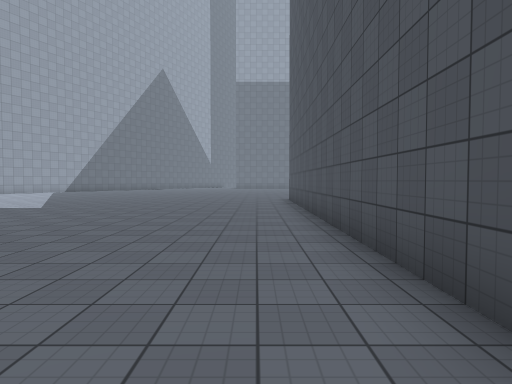
View 1 (above)

24 first-person views from a walk through a Unity game level. The camera is 1.5 m above the floor, tilts 2° down and sees 75° across. The floor is counted in squares, 2 m on a side. Each view is taken from the middle of a square. On the plan, view 1 faces up. The plan holds only what a view shows up to about 11 squares ahead; the rest is blank. The place goes on beyond the plan. The player character is not drawn. Some animated figures are not drawn. Surface patterns are stand-ins for the level's own textures.

View 2
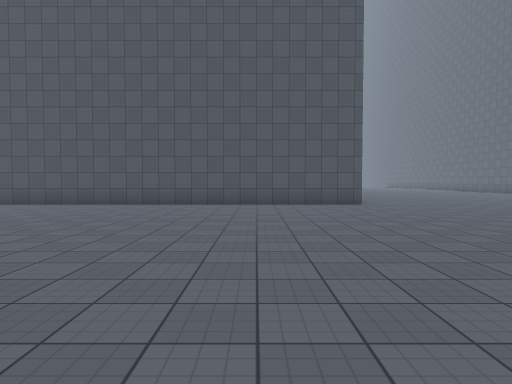

View 3
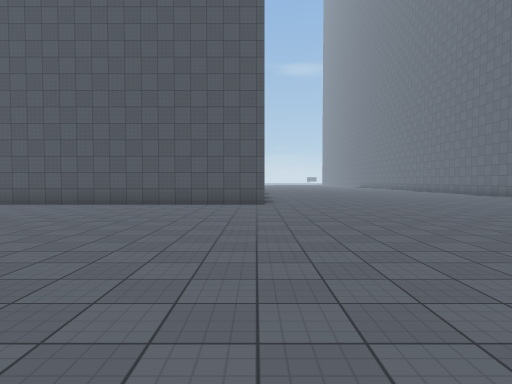

View 4
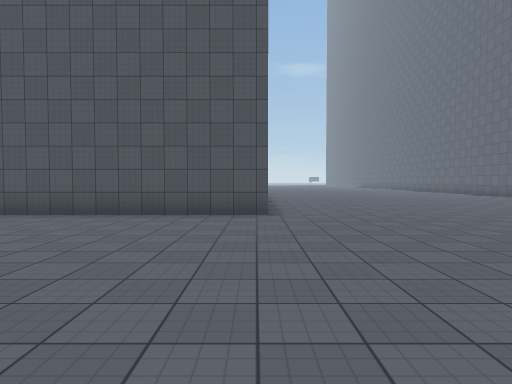

View 5
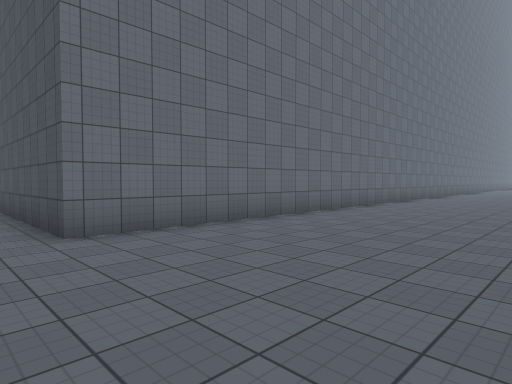

View 6
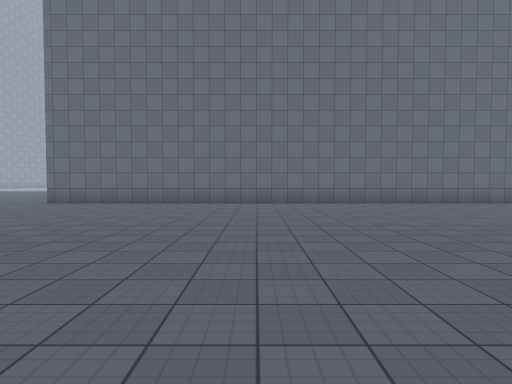

View 7
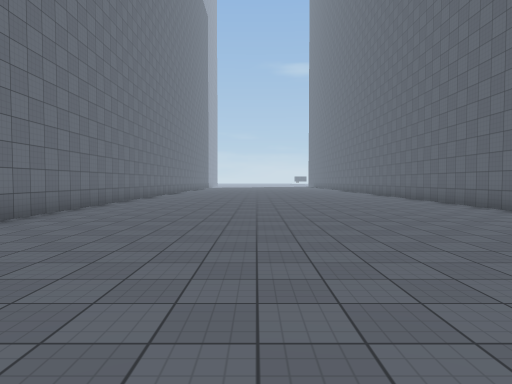

View 8
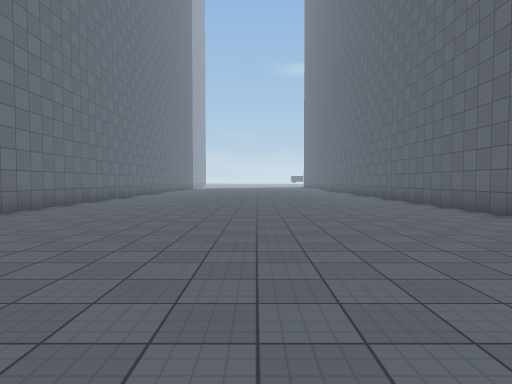

View 9
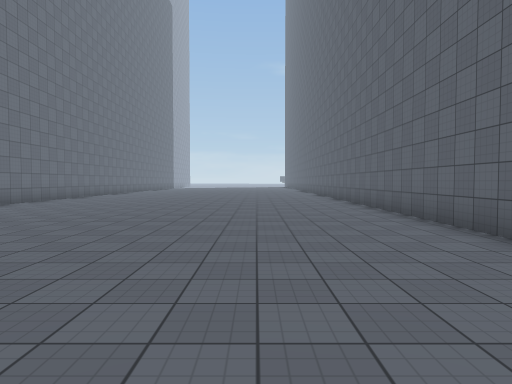

View 10
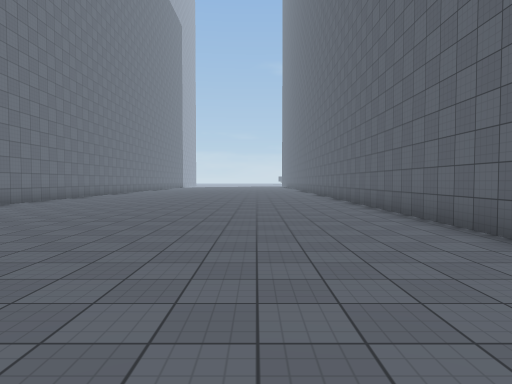

View 11
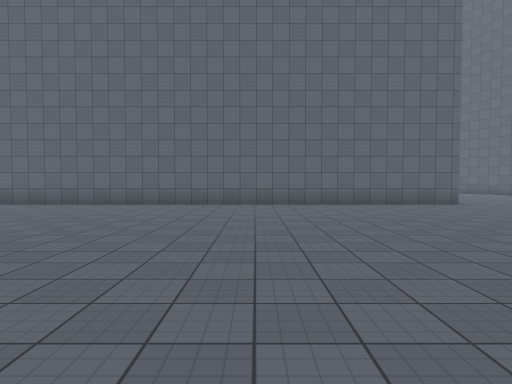

View 12
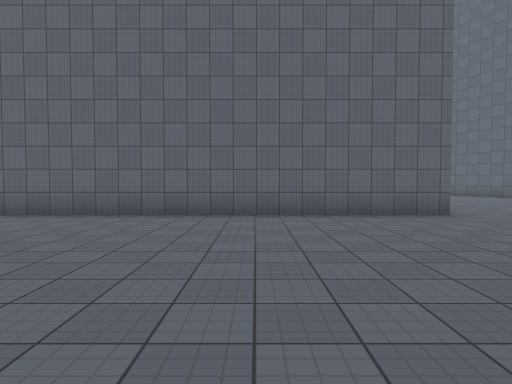

View 13
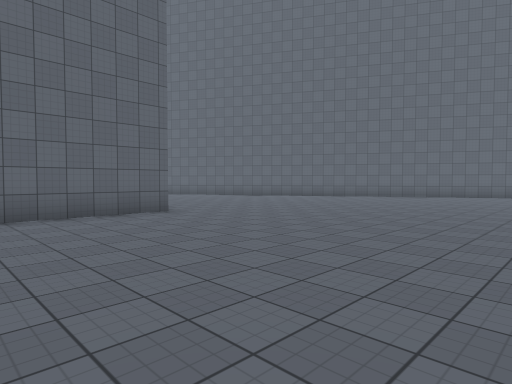

View 14
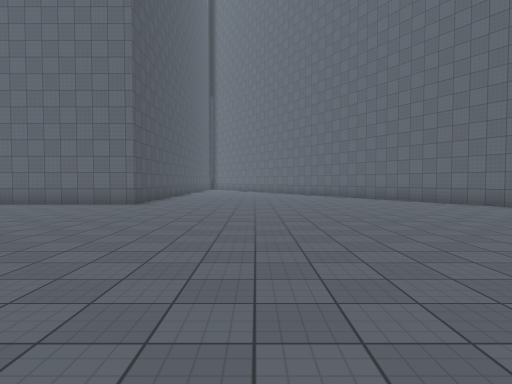

View 15
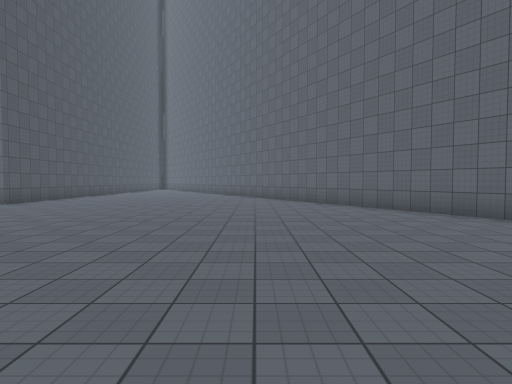

View 16
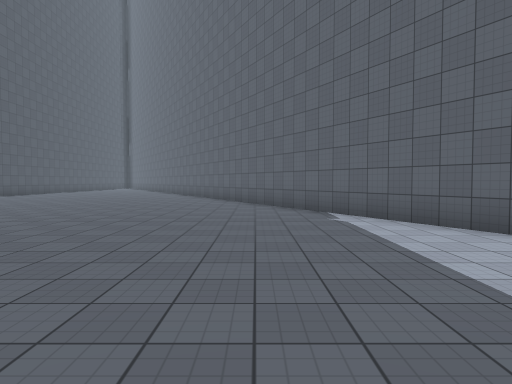

View 17
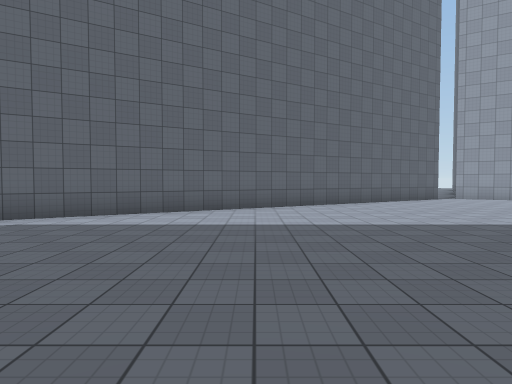

View 18
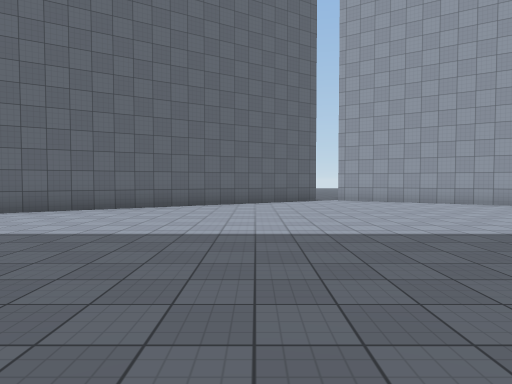

View 19
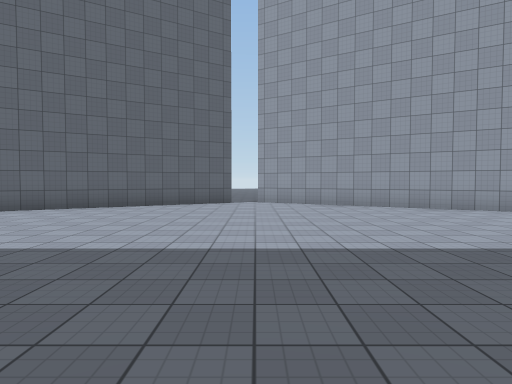

View 20
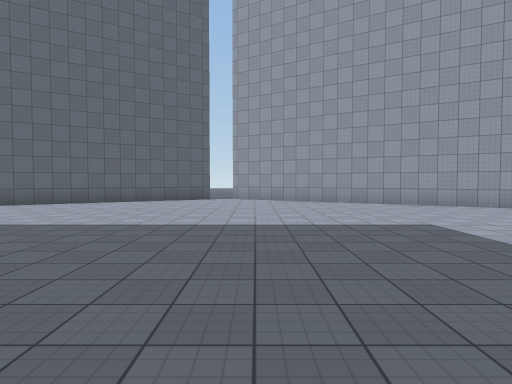

View 21
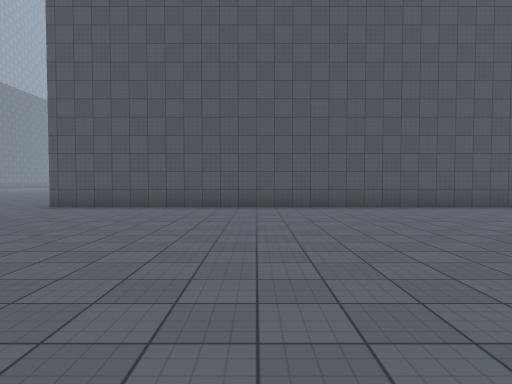

View 22
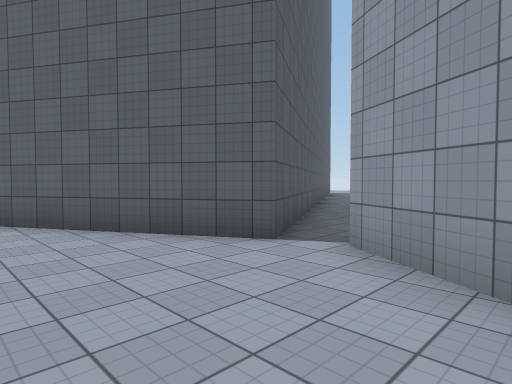

View 23
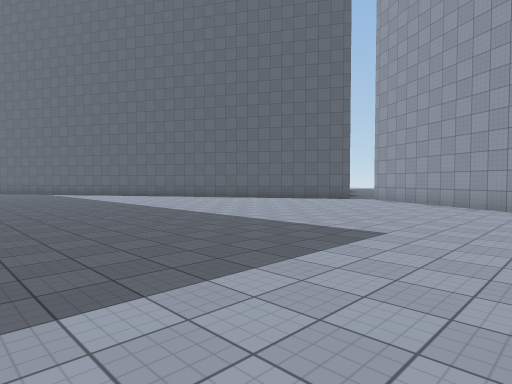

View 24
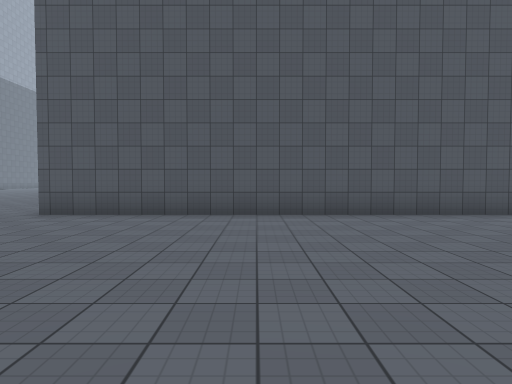

### Floor plan
Points are (right, up) in squares from view 1. A wall is a line through its corners. A room is listed if a view was taken in it or the views show most of it. See-through windows are left out.
Room 1 (views 1, 2, 3, 4, 5, 6, 7, 8, 9, 10, 11, 12, 13, 14, 15, 16, 17, 18, 19, 20, 21, 22, 23, 24)
walls: (-0.2, -15) (-0.2, -14.3) (22, -14.3); (-21.2, 4.2) (-10, -15.1); (-17.7, 11.5) (-21.5, 5); (22, -3.3) (1.3, -3.3) (1.3, 11.5)
ways out: opening at (-21, 5)

Positions as (right, up) in squares from view 1, and headings:
1: (0, 0), facing up
2: (-9, 0), facing right
3: (-9, -3), facing right
4: (-6, -3), facing right
5: (0, -8), facing up-right
6: (8, -14), facing up
7: (8, -8), facing right
8: (11, -9), facing right
9: (10, -11), facing right
10: (6, -11), facing right
11: (6, -4), facing down
12: (4, -7), facing down
13: (4, -7), facing down-left
14: (-4, -4), facing down
15: (-8, -4), facing down
16: (-12, -1), facing down
17: (-8, -3), facing left
18: (-9, 2), facing left
19: (-10, 5), facing left
20: (-8, 6), facing left
21: (-8, 7), facing right
22: (-18, 7), facing down-left
23: (-9, 11), facing down-left
24: (-6, 8), facing right
